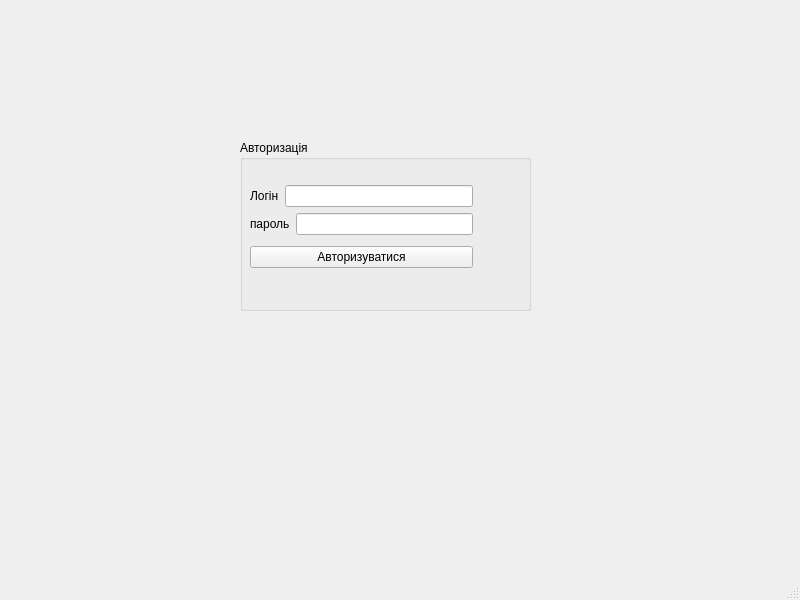
<?xml version="1.0" encoding="UTF-8"?>
<ui version="4.0">
 <class>MainWindow</class>
 <widget class="QMainWindow" name="MainWindow">
  <property name="geometry">
   <rect>
    <x>0</x>
    <y>0</y>
    <width>800</width>
    <height>600</height>
   </rect>
  </property>
  <property name="windowTitle">
   <string>MainWindow</string>
  </property>
  <widget class="QWidget" name="centralwidget">
   <widget class="QLabel" name="label_3">
    <property name="geometry">
     <rect>
      <x>240</x>
      <y>80</y>
      <width>291</width>
      <height>61</height>
     </rect>
    </property>
    <property name="text">
     <string/>
    </property>
    <property name="pixmap">
     <pixmap>../../../Завантаження/hotell.png</pixmap>
    </property>
   </widget>
   <widget class="QGroupBox" name="groupBox">
    <property name="geometry">
     <rect>
      <x>240</x>
      <y>140</y>
      <width>291</width>
      <height>171</height>
     </rect>
    </property>
    <property name="title">
     <string>Авторизація</string>
    </property>
    <widget class="QWidget" name="layoutWidget">
     <property name="geometry">
      <rect>
       <x>10</x>
       <y>40</y>
       <width>223</width>
       <height>95</height>
      </rect>
     </property>
     <layout class="QVBoxLayout" name="verticalLayout_2">
      <item>
       <layout class="QVBoxLayout" name="verticalLayout">
        <item>
         <layout class="QHBoxLayout" name="horizontalLayout">
          <item>
           <widget class="QLabel" name="label">
            <property name="text">
             <string>Логін</string>
            </property>
           </widget>
          </item>
          <item>
           <widget class="QLineEdit" name="login"/>
          </item>
         </layout>
        </item>
        <item>
         <layout class="QHBoxLayout" name="horizontalLayout_2">
          <item>
           <widget class="QLabel" name="label_2">
            <property name="text">
             <string>пароль</string>
            </property>
           </widget>
          </item>
          <item>
           <widget class="QLineEdit" name="pass">
            <property name="echoMode">
             <enum>QLineEdit::Password</enum>
            </property>
           </widget>
          </item>
         </layout>
        </item>
       </layout>
      </item>
      <item>
       <widget class="QPushButton" name="pushButton">
        <property name="text">
         <string>Авторизуватися</string>
        </property>
       </widget>
      </item>
     </layout>
    </widget>
   </widget>
  </widget>
  <widget class="QMenuBar" name="menubar">
   <property name="geometry">
    <rect>
     <x>0</x>
     <y>0</y>
     <width>800</width>
     <height>22</height>
    </rect>
   </property>
  </widget>
  <widget class="QStatusBar" name="statusbar"/>
 </widget>
 <resources/>
 <connections/>
</ui>
